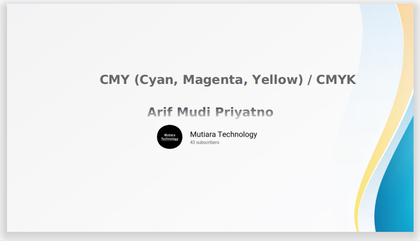
%> input picture Halamandepan.png, 420 x 241 px, shrunk from 780 x 448 before the run
$ octave RGBkeCMYK.m   (GNU Octave 9; MATLAB toolbox functions it lacks are replaced by stand-ins)
%> lines starting %> are read from the running program, lines starting %| are printed output that depends on the picture
clc; clear;

%%% proses merubah warna RGB (Red, Green dan Blue) menjadi CMYK (Cyan,
%%% Magenta, Yellow dan Hitam)

%%% created by: Arif Mudi Priyatno
%%% https://github.com/arifmudi
%%% https://www.linkedin.com/in/arifmudipriyatno/

%%% refensi : Pratt, W. K. 2001. Digital Image Processing; New York: John Wiley and Sons.
%% Proses Membaca Data
GambarRGB = imread('Halamandepan.png');
%> GambarRGB is the input picture: size 241x420x3 uint8; mean R, G, B 234.7, 238.9, 239.3

figure
imshow(GambarRGB)

%% memisahkan channel warna RGB
R = GambarRGB(:,:,1);
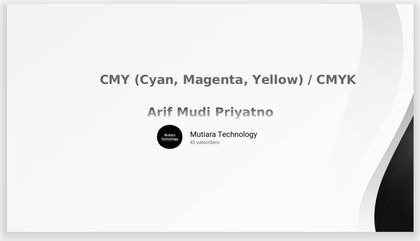
%> R: size 241x420 uint8; min 0, max 255, mean 234.7
G = GambarRGB(:,:,2);
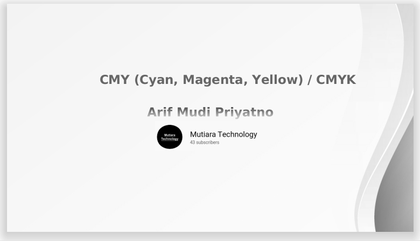
%> G: size 241x420 uint8; min 0, max 255, mean 238.9
B = GambarRGB(:,:,3);
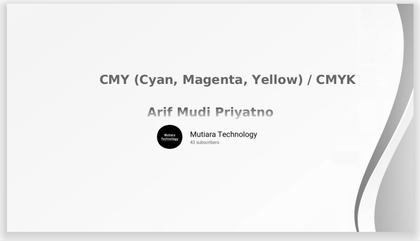
%> B: size 241x420 uint8; min 0, max 255, mean 239.3

%% Normalisasi RGB ke [0, 1]
R = double(R);
%> R: size 241x420 double
G = double(G);
%> G: size 241x420 double
B = double(B);
%> B: size 241x420 double

if max(max(R)) > 1.0 || max(max(G)) || max(max(B))
   R = R / 255;
   G = G / 255;
   B = B / 255;
end

%% proses RGB ke CMYK
u = 0.5;
b = 1;

[tinggi, lebar] = size(R);
%> tinggi = 241; lebar = 420
for m=1:tinggi
    for n=1:lebar
        Kb = min([(1-R(m,n)) (1-G(m,n)) (1-B(m,n))]);
        if Kb == 1
            C(m,n) = 0;
            M(m,n) = 0;
            Y(m,n) = 0;
            else
            C(m,n) = (1.0 - R(m,n) - u * Kb);
            M(m,n) = (1.0 - G(m,n) - u * Kb);
            Y(m,n) = (1.0 - B(m,n) - u * Kb);
            K(m,n) = b * Kb;
        end
    end
end
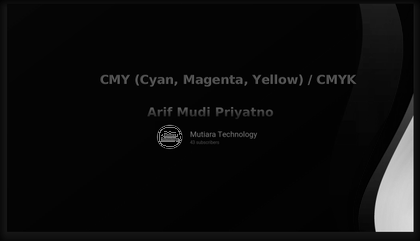
%> C: size 241x420 double; min 0, max 0.916, mean 0.0516
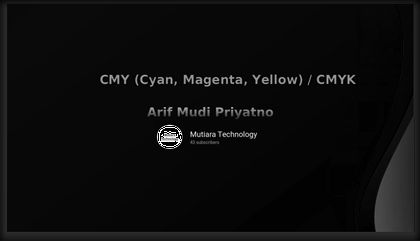
%> K: size 241x420 double; min 0, max 0.996, mean 0.0513
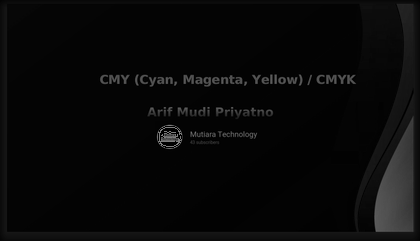
%> M: size 241x420 double; min 0, max 0.502, mean 0.0354
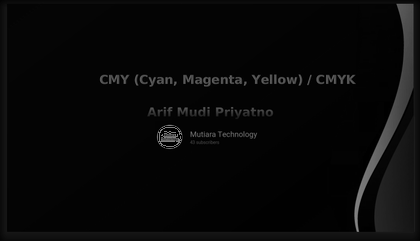
%> Y: size 241x420 double; min 0, max 0.567, mean 0.0338

%% Konversikan ke jangkauan [0,255]
C = uint8(C * 255);
%> C: size 241x420 uint8
M = uint8(M * 255);
%> M: size 241x420 uint8
Y = uint8(Y * 255);
%> Y: size 241x420 uint8
K = uint8(K * 255);
%> K: size 241x420 uint8

save CYMK.mat C Y M K;
